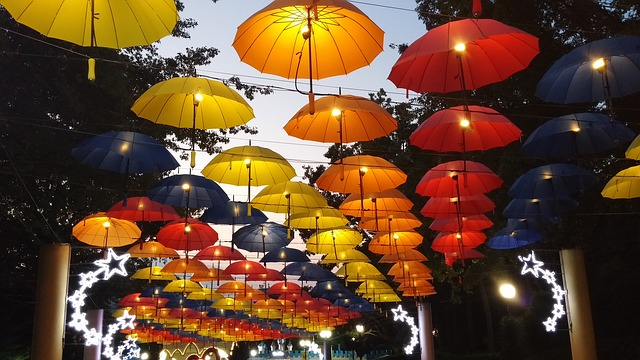
%> input picture uz/exercise1/umbrellas.jpg, 640 x 360 px
$ octave dn1_ex2.m   (GNU Octave 9; MATLAB toolbox functions it lacks are replaced by stand-ins)
%> lines starting %> are read from the running program, lines starting %| are printed output that depends on the picture
### ms/exercise1/myhist.m
function [H, bins] = myhist(I, nbins)
    I = reshape(I, 1, numel(I));
    H = zeros(1, nbins);
    max_val_in = 255;
    min_val_in = 0;
    max_val_out = nbins;
    min_val_out = 1;

    f = (max_val_out - min_val_out)/(max_val_in - min_val_in);
    idx = floor(double(I) * f) + min_val_out;
    idx(idx > nbins) = nbins;
    for i = 1 : length(I)
        H(idx(i)) = H(idx(i)) + 1;
    end
    H = H/sum(H);
    bins = ( (1 : nbins) - min_val_out) ./ f;
end

### ms/exercise1/dn1_ex2.m
% (b) --> histogram (provided code)
I = double(rgb2gray(imread('umbrellas.jpg')));
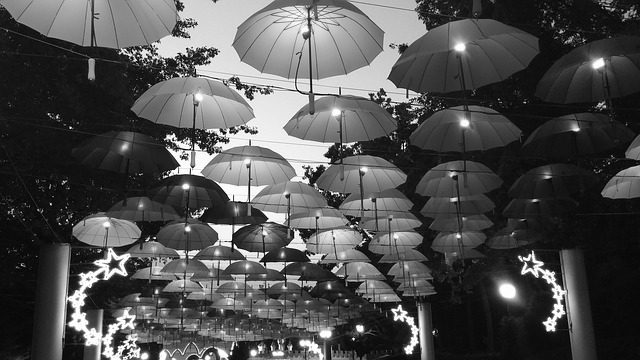
%> I: size 360x640 double; min 0, max 255, mean 79.6
nbins = 20;
[H, bins] = myhist(I, nbins);
%> after the loop in myhist, `for i = 1 : length(I)`: H = 20 values, max 58980 at index 2, min 230 at index 20, mean 11520
%> in myhist, `H = H/sum(H);`: H = 20 values, max 0.256 at index 2, min 0.000998 at index 20, mean 0.05
%> bins = 20 values from 0 to 255
figure(2) ; subplot(1,2,1); bar(bins, H);
% razlicno dolocita prag.
[H, bins] = hist(I(:), nbins);
%> H = 20 values, max 61333 at index 2, min 3812 at index 16, mean 11520; bins = 20 values from 6.38 to 248.6
H = H/sum(H);
%> H = 20 values, max 0.266 at index 2, min 0.0165 at index 16, mean 0.05
figure (2);subplot(1,2,2);  bar(bins, H);
%> after `bar(bins, H)`:
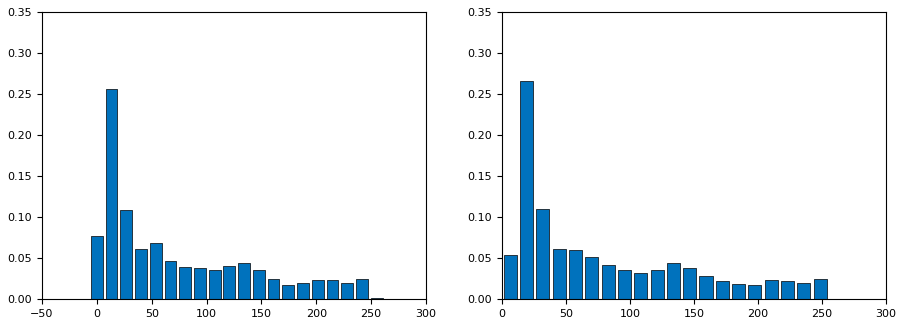
%> figure redrawn from the program's plot data, 2 panels; panel 1: tallest bar 0.256 high, from x = 8.05 to 18.79; panel 2: tallest bar 0.266 high, from x = 14.02 to 24.23

% [21 lines of commented-out code are left out]
%> (the run ends here)

$ run again, with uz/exercise1/bird.jpg copied over uz/exercise1/umbrellas.jpg
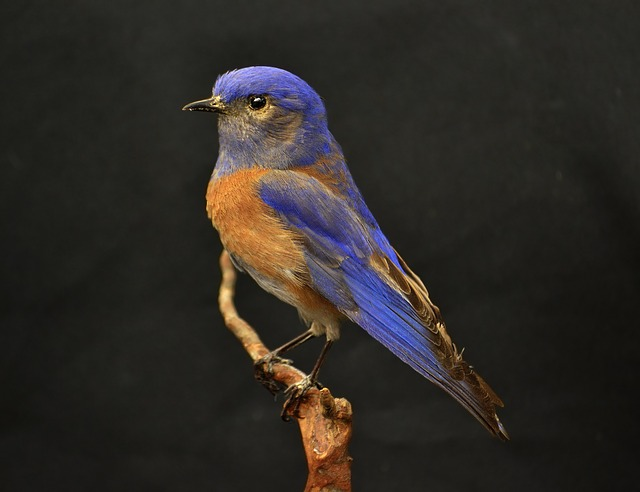
%> input picture uz/exercise1/bird.jpg, 640 x 492 px
%> `I = double(rgb2gray(imread('umbrellas.jpg')));`:
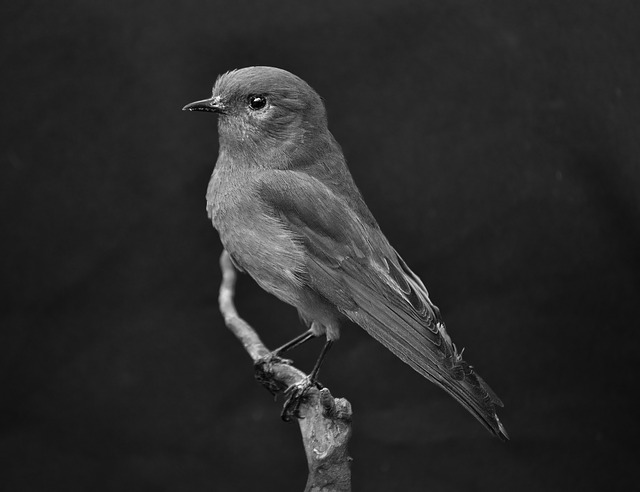
%> I: size 492x640 double; min 0, max 254, mean 42.8
%> after the loop in myhist, `for i = 1 : length(I)`: H = 20 values, max 183543 at index 3, min 0 at index 20, mean 15744
%> in myhist, `H = H/sum(H);`: H = 20 values, max 0.583 at index 3, min 0 at index 20, mean 0.05
%> `[H, bins] = myhist(I, nbins);`: bins = 20 values from 0 to 255
%> `[H, bins] = hist(I(:), nbins);`: H = 20 values, max 163581 at index 3, min 15 at index 20, mean 15744; bins = 20 values from 6.35 to 247.7
%> `H = H/sum(H);`: H = 20 values, max 0.52 at index 3, min 4.76e-05 at index 20, mean 0.05
%> `bar(bins, H)`:
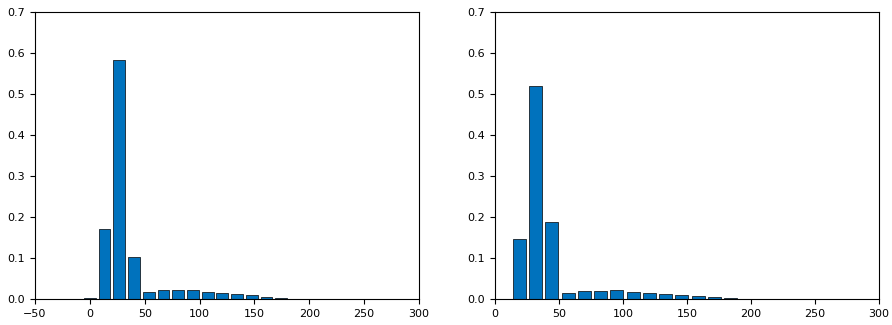
%> figure redrawn from the program's plot data, 2 panels; panel 1: tallest bar 0.583 high, from x = 21.47 to 32.21; panel 2: tallest bar 0.52 high, from x = 26.67 to 36.83
